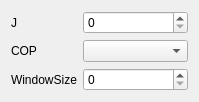
<?xml version="1.0" encoding="UTF-8"?>
<ui version="4.0">
 <class>SynForm</class>
 <widget class="QWidget" name="SynForm">
  <property name="geometry">
   <rect>
    <x>0</x>
    <y>0</y>
    <width>199</width>
    <height>90</height>
   </rect>
  </property>
  <property name="windowTitle">
   <string>Form</string>
  </property>
  <layout class="QFormLayout" name="formLayout">
   <item row="0" column="0">
    <widget class="QLabel" name="label">
     <property name="text">
      <string>J</string>
     </property>
    </widget>
   </item>
   <item row="0" column="1">
    <widget class="QSpinBox" name="sbJ"/>
   </item>
   <item row="1" column="0">
    <widget class="QLabel" name="label_2">
     <property name="text">
      <string>COP</string>
     </property>
    </widget>
   </item>
   <item row="1" column="1">
    <widget class="QComboBox" name="cbCop"/>
   </item>
   <item row="2" column="0">
    <widget class="QLabel" name="label_3">
     <property name="text">
      <string>WindowSize</string>
     </property>
    </widget>
   </item>
   <item row="2" column="1">
    <widget class="QSpinBox" name="sbWindowSize"/>
   </item>
  </layout>
 </widget>
 <resources/>
 <connections/>
</ui>
